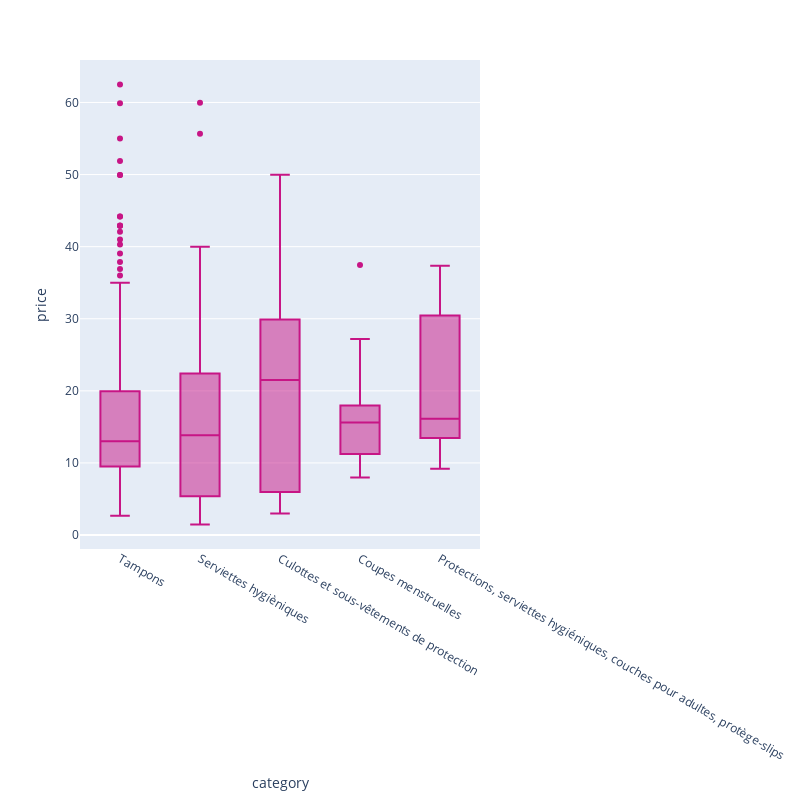

Write notebook code for a chart like this one.
### Code cell
fig9 = px.box(
    products_right_cats, x="category", y="price", color_discrete_sequence=["#C71585"]
)

fig9.update_layout(width=800, height=800)

fig9.show()

### Figure 1 — Plotly figure (JSON) as saved in the notebook; plotly's stock layout.template omitted (floating-point values rounded to 4 significant figures; data arrays with more than 128 entries replaced by an {"elided": "..."} marker saying what was removed)
{"data": [{"alignmentgroup": "True", "hovertemplate": "category=%{x}<br>price=%{y}<extra></extra>", "legendgroup": "", "marker": {"color": "#C71585"}, "name": "", "notched": false, "offsetgroup": "", "orientation": "v", "showlegend": false, "type": "box", "x": {"elided": "562 str values"}, "x0": " ", "xaxis": "x", "y": {"elided": "562 float values"}, "y0": " ", "yaxis": "y"}], "layout": {"boxmode": "group", "height": 800, "legend": {"tracegroupgap": 0}, "margin": {"t": 60}, "width": 800, "xaxis": {"anchor": "y", "domain": [0, 1], "title": {"text": "category"}}, "yaxis": {"anchor": "x", "domain": [0, 1], "title": {"text": "price"}}}}
